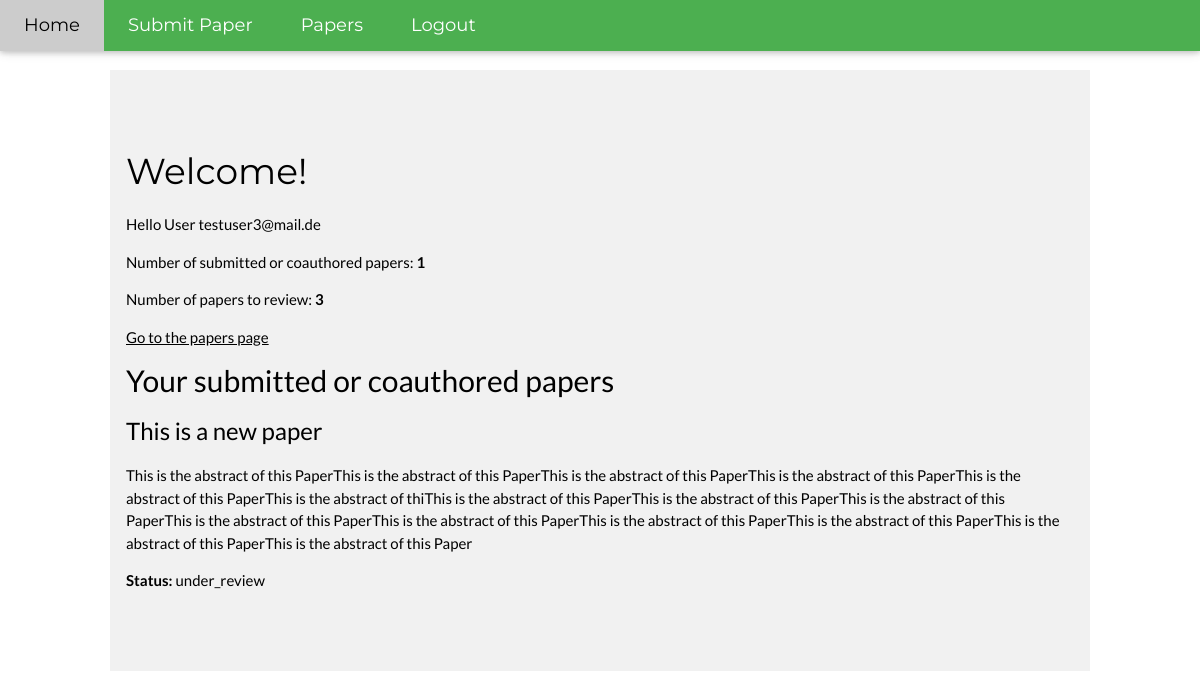
Page / (signed in) on the committed database.
### models.py (models this page shows, shortened)
class User(db.Model):
    __tablename__ = 'user'
    id = db.Column(db.Integer, primary_key=True)
    email = db.Column(db.String(120), unique=True, nullable=False)
    hashed_password = db.Column(db.String(500), nullable=False)
    is_admin = db.Column(db.Boolean, nullable=False, default=False)
    is_reviewer = db.Column(db.Boolean, nullable=False, default=False)
    scored_papers = db.relationship("Score", back_populates="reviewer")

class Paper(db.Model):
    __tablename__ = 'paper'
    id = db.Column(db.Integer, primary_key=True)
    status = db.Column(db.String(120), nullable=False)
    title = db.Column(db.String(120), nullable=False)
    abstract = db.Column(db.Text(500), nullable=False)
    authors = db.relationship('User', secondary=authors, lazy='subquery', backref=db.backref('papers', lazy=True))
    reviewers = db.relationship("Score", back_populates="paper")
    scores = db.relationship("Score", back_populates="paper")

### app.py (the view)
@app.route('/')
@check_authentification # preprocessor in the helper_functions file
def index():
    current_user = get_current_user()
    submitted_papers = Paper.query.filter(Paper.authors.any(id=current_user.id)).all()
    review_papers = db.session.query(Paper).filter(Paper.scores.any(reviewer=current_user)).filter(Paper.scores.any(is_rated = False)).all()
    return render_template('index.html', submitted_papers=submitted_papers, review_papers=review_papers)

### helper_functions.py (called while the page is built)
def logged_in():
    return "auth_user_id" in session

@app.context_processor
def add_template_variables():
    variables = dict()
    logged_in_bool = logged_in()
    variables["logged_in"] = logged_in()
    variables["request_path"] = str(request.path)
    if logged_in_bool:
        variables["current_user"] = get_current_user()
    return variables

def check_authentification(f):
    @wraps(f)
    def decorated_function(*args, **kwargs):
        if logged_in():
            return f(*args, **kwargs)
        else:
            flash({"formField" : "success", "message" : "You do not have access to this page."}, CssClasses.ERROR)
            return redirect(url_for("login"))
    return decorated_function

def get_current_user():
    return User.query.get(session["auth_user_id"])

### templates/index.html (shortened to what this page needs)
{% extends "layout.html" %}
{% block body %}
    <div class="w3-row-padding w3-light-grey w3-padding-64 w3-container">
      <h1>Welcome!</h1>
      <p>Hello User {{ current_user.email }}</p>
      {% if not current_user.is_admin %}
        <p>Number of submitted or coauthored papers: <strong>{{ submitted_papers|length }}</strong> </p>
        {% if current_user.is_reviewer %}
          <p>Number of papers to review: <strong>{{ review_papers|length }}</strong></p>
        {% endif %}
        <a href="{{url_for('getPapersUserOverview')}}">Go to the papers page</a>
        <h2>Your submitted or coauthored papers</h2>
        {% if submitted_papers|length == 0 %}
            <p>You haven't handed in anything</p>
        {% else %}
            {% for paper in submitted_papers %}
                <h3>{{ paper.title }}</h3>
                <p>{{ paper.abstract }}</p>
                <p><b>Status: </b>{{ paper.status }}</p>
            {% endfor %}
        {% endif %}
      {% endif %}
    </div>
{% endblock %}

### static/style.css (style rules this page uses)
*,*:before,*:after { box-sizing:inherit }
a { background-color:transparent;-webkit-text-decoration-skip:objects }
h1 { font-size:36px }
h2 { font-size:30px }
h3 { font-size:24px }
h1,h2,h3,h4,h5,h6 { font-family:"Segoe UI",Arial,sans-serif;font-weight:400;margin:10px 0 }
a { color:inherit }
.w3-container:after,.w3-container:before,.w3-panel:after,.w3-panel:before,.w3-row:after,.w3-row:before,.w3-row-padding:after,.w3-row-padding:before, .w3-cell-row:before,.w3-cell-row:after,.w3-clear:after,.w3-clear:before,.w3-bar:before,.w3-bar:after { content:"";display:table;clear:both }
.w3-row-padding,.w3-row-padding>.w3-half,.w3-row-padding>.w3-third,.w3-row-padding>.w3-twothird,.w3-row-padding>.w3-threequarter,.w3-row-padding>.w3-quarter,.w3-row-padding>.w3-col { padding:0 8px }
.w3-container,.w3-panel { padding:0.01em 16px }
.w3-padding-64 { padding-top:64px!important;padding-bottom:64px!important }
.w3-light-grey,.w3-hover-light-grey:hover,.w3-light-gray,.w3-hover-light-gray:hover { color:#000!important;background-color:#f1f1f1!important }

### templates/layout.html (style rules this page uses)
body,h1,h2,h3,h4,h5,h6 { font-family: "Lato", sans-serif }
.w3-bar,h1,button { font-family: "Montserrat", sans-serif }

### rows in the picture
User: email "testuser3@mail.de"
Paper: title "This is a new paper", abstract "This is the abstract of this PaperThis is the abstract of this PaperThis is the abstract of this PaperThis is the abstract of this PaperThis is the abstract of this PaperThis is the abstract of thiThis is the abstract of this PaperThis is the abstract of this PaperThis is the abstract of this PaperThis is the abstract of this PaperThis is the abstract of this PaperThis is the abstract of this PaperThis is the abstract of this PaperThis is the abstract of this PaperThis is the abstract of this Paper", status "under_review"

### other values in the picture
{{ submitted_papers|length }} "1"
{{ review_papers|length }} "3"
